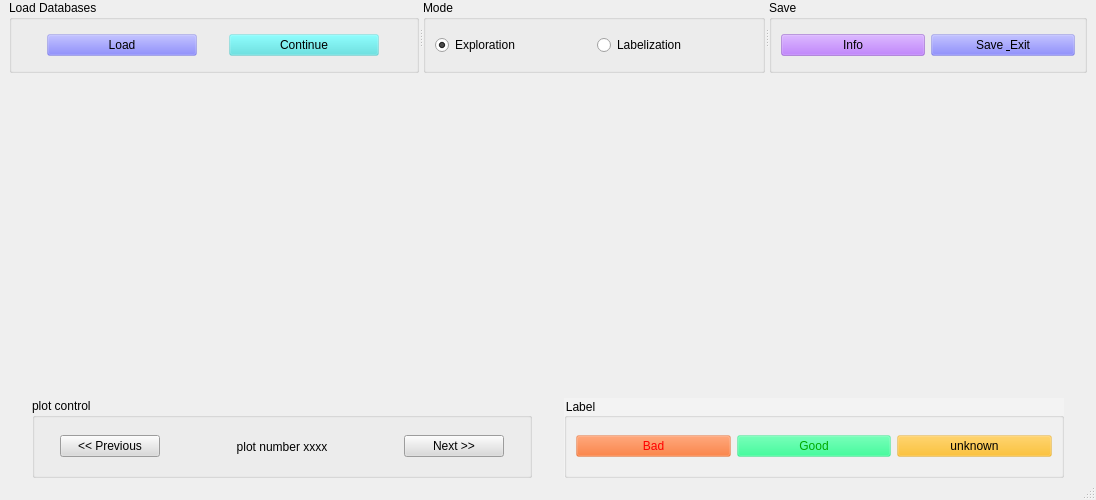
<?xml version="1.0" encoding="UTF-8"?>
<ui version="4.0">
 <class>ECGann</class>
 <widget class="QMainWindow" name="ECGann">
  <property name="geometry">
   <rect>
    <x>0</x>
    <y>0</y>
    <width>1096</width>
    <height>500</height>
   </rect>
  </property>
  <property name="windowTitle">
   <string>ECGann</string>
  </property>
  <widget class="QWidget" name="centralwidget">
   <property name="minimumSize">
    <size>
     <width>1000</width>
     <height>446</height>
    </size>
   </property>
   <property name="styleSheet">
    <string notr="true"/>
   </property>
   <layout class="QGridLayout" name="gridLayout">
    <property name="topMargin">
     <number>0</number>
    </property>
    <property name="bottomMargin">
     <number>0</number>
    </property>
    <property name="spacing">
     <number>0</number>
    </property>
    <item row="0" column="0">
     <widget class="QSplitter" name="splitter_2">
      <property name="minimumSize">
       <size>
        <width>870</width>
        <height>73</height>
       </size>
      </property>
      <property name="orientation">
       <enum>Qt::Orientation::Horizontal</enum>
      </property>
      <widget class="QGroupBox" name="dataGroup">
       <property name="minimumSize">
        <size>
         <width>410</width>
         <height>73</height>
        </size>
       </property>
       <property name="maximumSize">
        <size>
         <width>700</width>
         <height>73</height>
        </size>
       </property>
       <property name="title">
        <string>Load Databases</string>
       </property>
       <layout class="QHBoxLayout" name="horizontalLayout">
        <item>
         <widget class="QPushButton" name="loadButton">
          <property name="maximumSize">
           <size>
            <width>150</width>
            <height>16777215</height>
           </size>
          </property>
          <property name="cursor">
           <cursorShape>PointingHandCursor</cursorShape>
          </property>
          <property name="styleSheet">
           <string notr="true">background-color: rgba(85, 85, 255, 50);
selection-color: rgba(255, 255, 0, 50);</string>
          </property>
          <property name="text">
           <string>Load</string>
          </property>
         </widget>
        </item>
        <item>
         <widget class="QPushButton" name="continuButton">
          <property name="maximumSize">
           <size>
            <width>150</width>
            <height>16777215</height>
           </size>
          </property>
          <property name="cursor">
           <cursorShape>PointingHandCursor</cursorShape>
          </property>
          <property name="styleSheet">
           <string notr="true">background-color: rgba(75, 226, 226, 50);</string>
          </property>
          <property name="text">
           <string>Continue</string>
          </property>
         </widget>
        </item>
       </layout>
      </widget>
      <widget class="QGroupBox" name="modeGroupBox">
       <property name="minimumSize">
        <size>
         <width>242</width>
         <height>73</height>
        </size>
       </property>
       <property name="title">
        <string>Mode</string>
       </property>
       <layout class="QHBoxLayout" name="horizontalLayout_4">
        <item>
         <widget class="QRadioButton" name="exploRadioButton">
          <property name="text">
           <string>Exploration</string>
          </property>
          <property name="checked">
           <bool>true</bool>
          </property>
         </widget>
        </item>
        <item>
         <widget class="QRadioButton" name="labRadioButton">
          <property name="text">
           <string>Labelization</string>
          </property>
         </widget>
        </item>
       </layout>
      </widget>
      <widget class="QGroupBox" name="saveGroupBox">
       <property name="minimumSize">
        <size>
         <width>217</width>
         <height>73</height>
        </size>
       </property>
       <property name="title">
        <string>Save</string>
       </property>
       <layout class="QHBoxLayout" name="horizontalLayout_5">
        <item>
         <widget class="QPushButton" name="checkButton">
          <property name="cursor">
           <cursorShape>PointingHandCursor</cursorShape>
          </property>
          <property name="styleSheet">
           <string notr="true">background-color: rgba(170, 85, 255, 100);</string>
          </property>
          <property name="text">
           <string>Info</string>
          </property>
         </widget>
        </item>
        <item>
         <widget class="QPushButton" name="saveButton">
          <property name="cursor">
           <cursorShape>PointingHandCursor</cursorShape>
          </property>
          <property name="styleSheet">
           <string notr="true">background-color: rgba(85, 85, 255, 55);
selection-color: rgba(255, 255, 0, 50);</string>
          </property>
          <property name="text">
           <string>Save &amp; Exit</string>
          </property>
         </widget>
        </item>
       </layout>
      </widget>
     </widget>
    </item>
    <item row="1" column="0">
     <widget class="QWidget" name="widget" native="true">
      <property name="minimumSize">
       <size>
        <width>900</width>
        <height>300</height>
       </size>
      </property>
     </widget>
    </item>
    <item row="2" column="0">
     <layout class="QHBoxLayout" name="horizontalLayout_6">
      <property name="spacing">
       <number>9</number>
      </property>
      <item>
       <widget class="QGroupBox" name="plotControlGroup">
        <property name="minimumSize">
         <size>
          <width>500</width>
          <height>60</height>
         </size>
        </property>
        <property name="maximumSize">
         <size>
          <width>500</width>
          <height>80</height>
         </size>
        </property>
        <property name="title">
         <string>plot control</string>
        </property>
        <layout class="QHBoxLayout" name="horizontalLayout_2">
         <item>
          <widget class="QPushButton" name="prevButton">
           <property name="maximumSize">
            <size>
             <width>100</width>
             <height>16777215</height>
            </size>
           </property>
           <property name="cursor">
            <cursorShape>PointingHandCursor</cursorShape>
           </property>
           <property name="styleSheet">
            <string notr="true">border-color: rgb(0, 0, 0);
background-color: rgb(218, 218, 218);</string>
           </property>
           <property name="text">
            <string>&lt;&lt; Previous</string>
           </property>
          </widget>
         </item>
         <item>
          <widget class="QLabel" name="sigNumber">
           <property name="maximumSize">
            <size>
             <width>200</width>
             <height>16777215</height>
            </size>
           </property>
           <property name="layoutDirection">
            <enum>Qt::LayoutDirection::LeftToRight</enum>
           </property>
           <property name="styleSheet">
            <string notr="true">font: 900 9pt &quot;Segoe UI Black&quot;;</string>
           </property>
           <property name="text">
            <string>plot number xxxx</string>
           </property>
           <property name="alignment">
            <set>Qt::AlignmentFlag::AlignCenter</set>
           </property>
          </widget>
         </item>
         <item>
          <widget class="QPushButton" name="nextButton">
           <property name="maximumSize">
            <size>
             <width>100</width>
             <height>16777215</height>
            </size>
           </property>
           <property name="cursor">
            <cursorShape>PointingHandCursor</cursorShape>
           </property>
           <property name="styleSheet">
            <string notr="true">border-color: rgb(0, 0, 0);
background-color: rgb(218, 218, 218);</string>
           </property>
           <property name="text">
            <string>Next &gt;&gt;</string>
           </property>
          </widget>
         </item>
        </layout>
       </widget>
      </item>
      <item>
       <widget class="QGroupBox" name="labelGroupBox">
        <property name="sizePolicy">
         <sizepolicy hsizetype="Preferred" vsizetype="Preferred">
          <horstretch>0</horstretch>
          <verstretch>0</verstretch>
         </sizepolicy>
        </property>
        <property name="minimumSize">
         <size>
          <width>0</width>
          <height>60</height>
         </size>
        </property>
        <property name="maximumSize">
         <size>
          <width>500</width>
          <height>80</height>
         </size>
        </property>
        <property name="styleSheet">
         <string notr="true">background-color: rgb(243, 243, 243);</string>
        </property>
        <property name="title">
         <string>Label</string>
        </property>
        <layout class="QHBoxLayout" name="horizontalLayout_3">
         <item>
          <widget class="QPushButton" name="badButton">
           <property name="cursor">
            <cursorShape>PointingHandCursor</cursorShape>
           </property>
           <property name="styleSheet">
            <string notr="true">color: rgb(255, 0, 0);
background-color: rgba(255, 85, 0, 50);
font: 700 9pt &quot;Segoe UI&quot;;
border-color: rgb(170, 0, 0);</string>
           </property>
           <property name="text">
            <string>Bad</string>
           </property>
          </widget>
         </item>
         <item>
          <widget class="QPushButton" name="goodButton">
           <property name="cursor">
            <cursorShape>PointingHandCursor</cursorShape>
           </property>
           <property name="styleSheet">
            <string notr="true">color: rgb(0, 170, 0);
font: 700 9pt &quot;Segoe UI&quot;;
border-color: rgb(0, 85, 0);
background-color: rgba(0, 255, 127, 50);</string>
           </property>
           <property name="text">
            <string>Good</string>
           </property>
          </widget>
         </item>
         <item>
          <widget class="QPushButton" name="unknownButton">
           <property name="cursor">
            <cursorShape>PointingHandCursor</cursorShape>
           </property>
           <property name="styleSheet">
            <string notr="true">color: rgb(0, 0, 0);
font: 700 9pt &quot;Segoe UI&quot;;
background-color: rgba(255, 180, 0, 50);</string>
           </property>
           <property name="text">
            <string>unknown</string>
           </property>
          </widget>
         </item>
        </layout>
       </widget>
      </item>
     </layout>
    </item>
   </layout>
  </widget>
  <widget class="QMenuBar" name="menubar">
   <property name="geometry">
    <rect>
     <x>0</x>
     <y>0</y>
     <width>1096</width>
     <height>33</height>
    </rect>
   </property>
  </widget>
  <widget class="QStatusBar" name="statusbar"/>
 </widget>
 <tabstops>
  <tabstop>loadButton</tabstop>
  <tabstop>nextButton</tabstop>
  <tabstop>prevButton</tabstop>
  <tabstop>continuButton</tabstop>
 </tabstops>
 <resources/>
 <connections/>
</ui>
